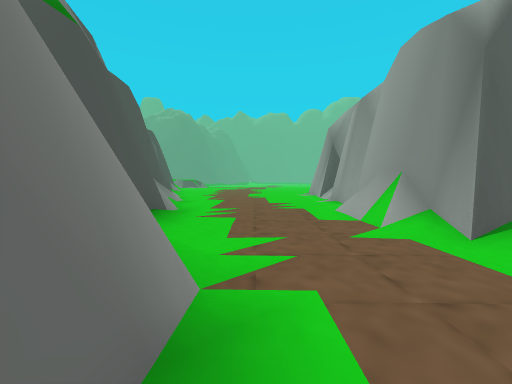
[1] (above)

16 first-person views from a walk through a 3-D level made in the Unity game engine. The camera is 1.3 m above the floor, tilts 2° down and sees 90° across. The floor is counted in squares, 2 m on a side. Each view is taken from the middle of a square. On the plan, view 1 faces up. The plan holds only what a view shows up to about 9 squares ahead; the rest is blank. The place goes on beyond the plan. Some animated figures are left out.

[2]
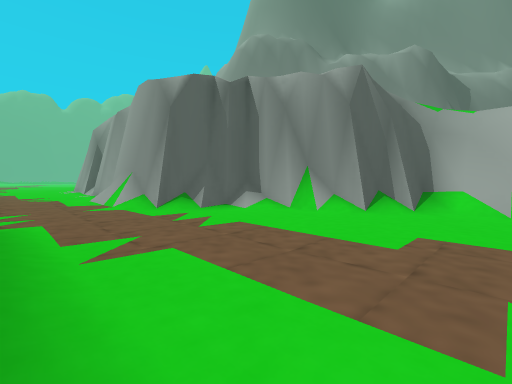

[3]
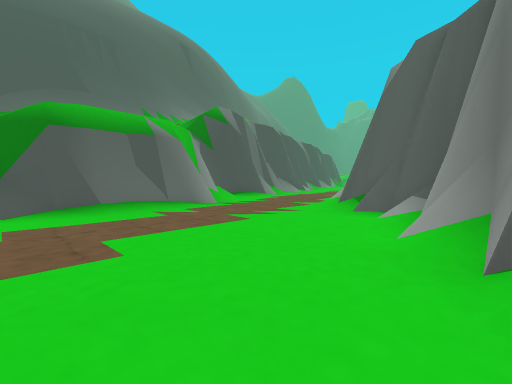

[4]
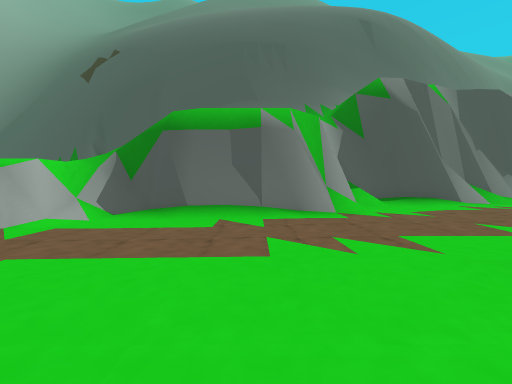

[5]
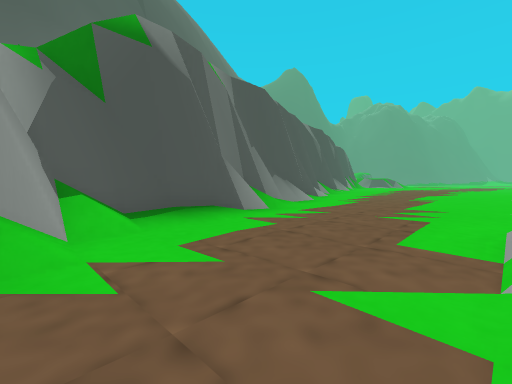

[6]
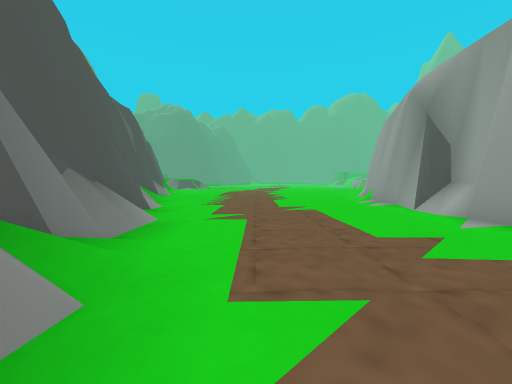

[7]
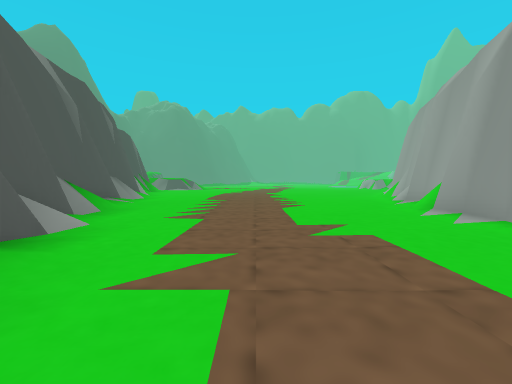

[8]
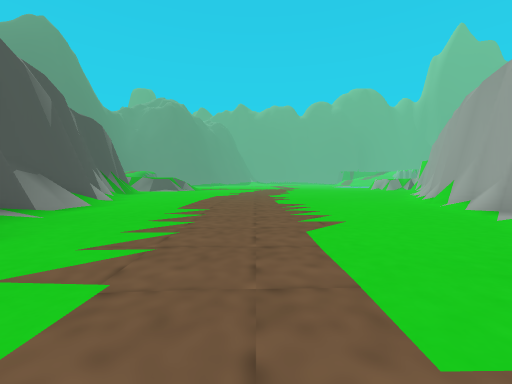

[9]
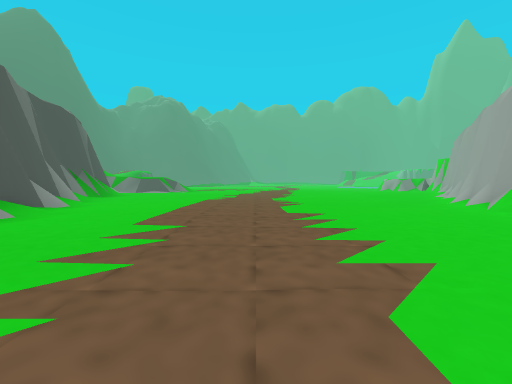

[10]
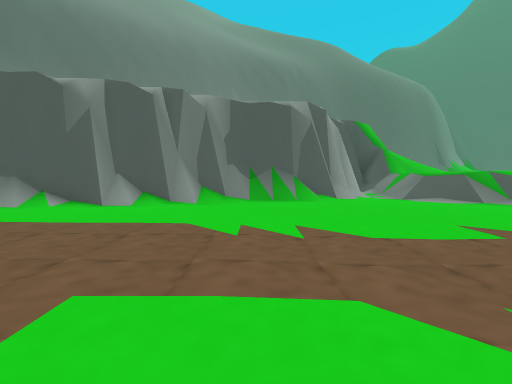

[11]
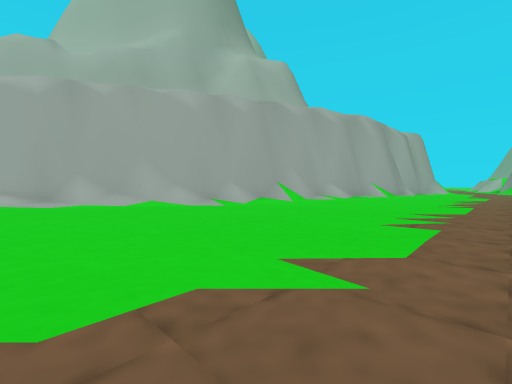

[12]
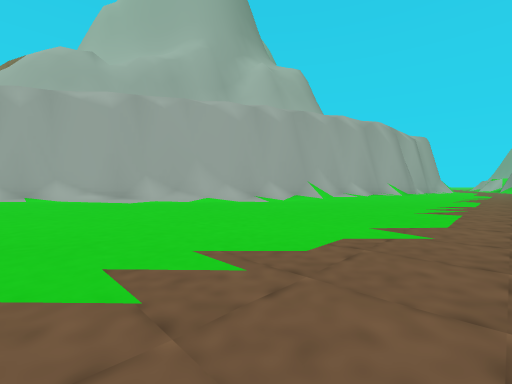

[13]
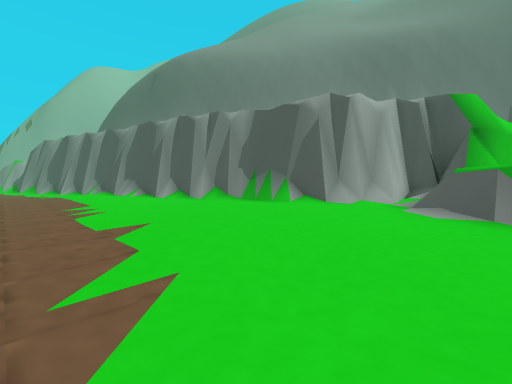

[14]
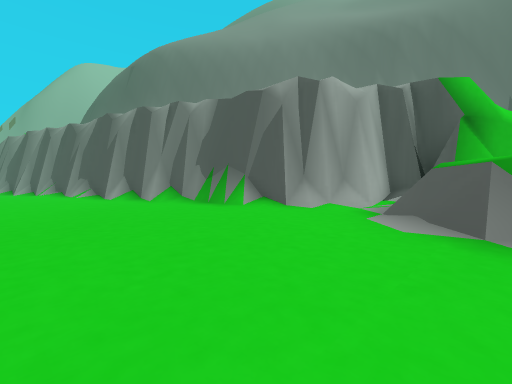

[15]
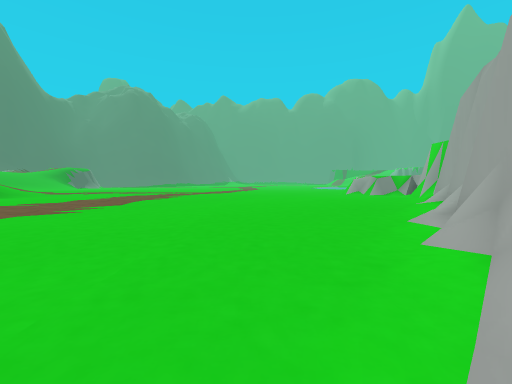

[16]
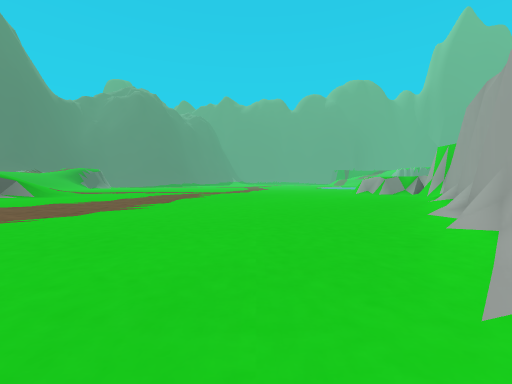

### Floor plan
Key: @ floor where view 1 was taken; # wall or solid block; . main floor; : floor 0.25 m higher than the main floor; - floor 0.25 m lower than the main floor; + floor 2.25 m higher than the main floor; * floor 8.25 m higher than the main floor; / step, stairs or slope; = window, fence, low wall or low ledge; ^ raised ledge; v drop or lower ground.
Columns run from 13 left of view 1 to 11 right of it. Each row starts with its distance up from view 1.
 30 /=/  +v......::::...::::/
 29 ### ===........:..:::::/#
 28 v#///::::::.......:::::/#
 27 *v##/::::::......:::::/#v
 26  /=##/:::::......::...#v
 25     =#::::........:..##/
 24     v#::::........../#/
 23     v#:::.::......./#=
 22     v#/.::::......./#/
 21      ##::::::::....#v
 20      v^/::::::....##
 19      /##::::::....#v
 18       v#::::::.../#/
 17       /#=::::::::##
 16       /##::::.:::#v
 15       /=#::...::/#/
 14        =#:.....:/#
 13        v#.....::#v
 12         #/......#v
 11         =#......##
 10          #/.....##
  9          #/.....#/
  8          ##.....#v
  7          v#.....#
  6          =##....#/
  5           =#...##/
  4           =#... #=v
  3     ^=    ##...-/##
  2     ^^    /##..---#=/
  1            /#.----##v
  0            /#@----/#=v/
 -1            /#/-----/##=/
 -2            /#/------/#//
 -3            ##/------#v/

Positions as (right, up) in squares from view 1, and headings:
1: (0, 0), facing up
2: (0, -3), facing up-right
3: (6, -3), facing up-left
4: (5, 0), facing left
5: (2, 2), facing up-left
6: (-1, 5), facing up
7: (-1, 8), facing up
8: (-1, 11), facing up
9: (-1, 13), facing up
10: (1, 23), facing left
11: (-1, 26), facing down-right
12: (-1, 28), facing down-right
13: (-1, 30), facing down-left
14: (-3, 30), facing down-left
15: (5, 21), facing up
16: (4, 20), facing up
